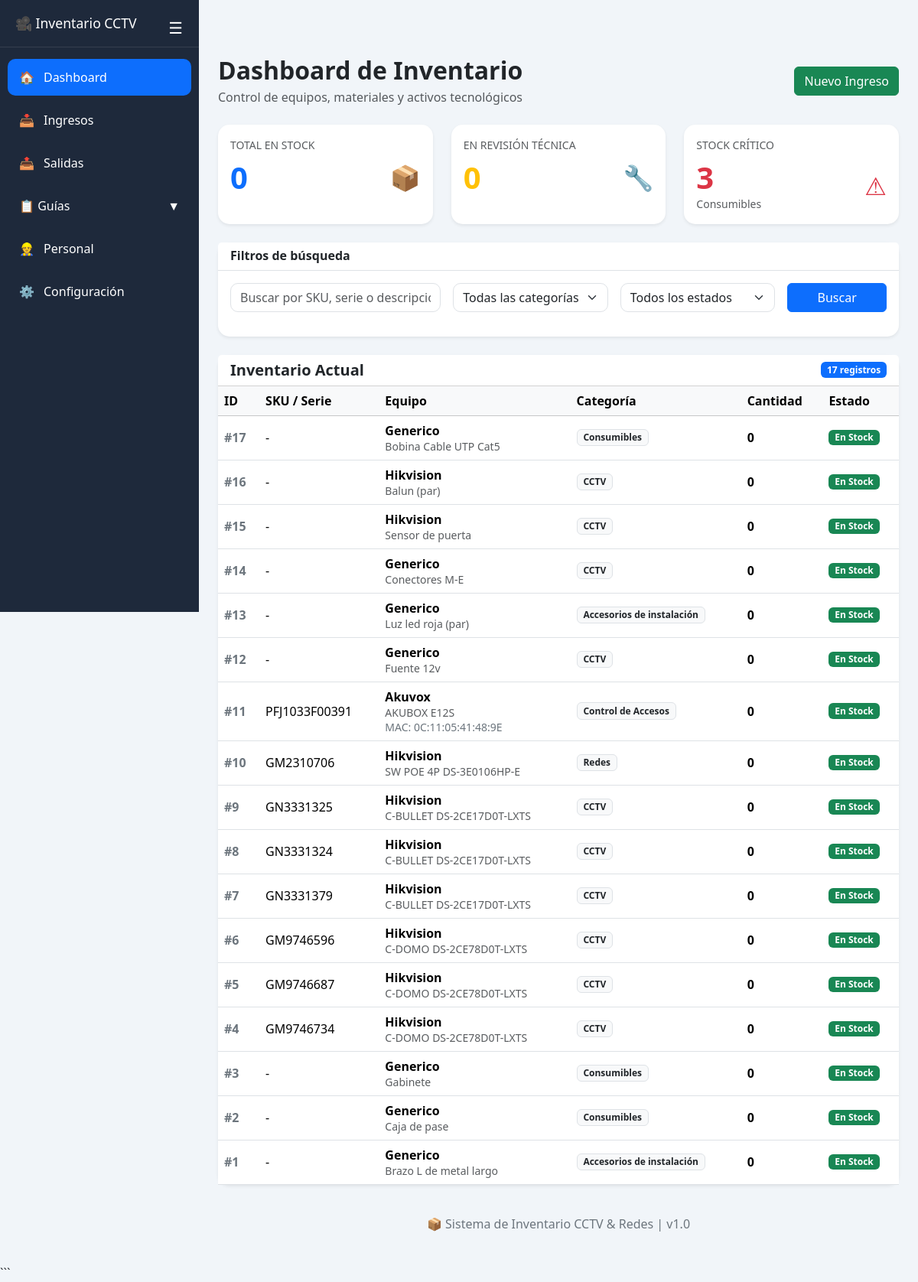
The page / on the database its author committed.
### tables this page shows
CREATE TABLE equipos (
            id INTEGER PRIMARY KEY AUTOINCREMENT,
            categoria TEXT NOT NULL,
            marca TEXT NOT NULL,
            descripcion TEXT NOT NULL,
            sku TEXT,
            mac TEXT,
            estado TEXT NOT NULL DEFAULT 'En Stock',
            cantidad INTEGER NOT NULL DEFAULT 0,
            observaciones TEXT,
            stock_minimo INTEGER NOT NULL DEFAULT 0,
            fecha_creacion TIMESTAMP DEFAULT CURRENT_TIMESTAMP,
            fecha_actualizacion TIMESTAMP
        );

### app.py (the view)
@app.route('/')
def index():
    conn = get_db_connection()
    search_query = request.args.get('q', '')
    categoria_filter = request.args.get('categoria', '')
    estado_filter = request.args.get('estado', '')
    query = 'SELECT * FROM equipos WHERE 1=1'
    params = []
    if search_query:
        query += ' AND (descripcion LIKE ? OR sku LIKE ?)'
        params.extend(['%'+search_query+'%', '%'+search_query+'%'])
    if categoria_filter:
        query += ' AND categoria = ?'
        params.append(categoria_filter)
    if estado_filter:
        query += ' AND estado = ?'
        params.append(estado_filter)
    query += ' ORDER BY id DESC'
    equipos = conn.execute(query, params).fetchall()
    total_stock = conn.execute('SELECT SUM(cantidad) FROM equipos WHERE estado = "En Stock"').fetchone()[0] or 0
    en_revision = conn.execute('SELECT SUM(cantidad) FROM equipos WHERE estado = "En Revisión"').fetchone()[0] or 0
    critico = conn.execute('SELECT COUNT(*) FROM equipos WHERE cantidad <= 5 AND categoria = "Consumibles"').fetchone()[0] or 0
    categorias_db = conn.execute('SELECT nombre FROM categorias ORDER BY nombre').fetchall()
    conn.close()
    return render_template('index.html', equipos=equipos, total_stock=total_stock, en_revision=en_revision, critico=critico, search_query=search_query, categoria_filter=categoria_filter, estado_filter=estado_filter, categorias_db=categorias_db)

### app.py (called while the page is built)
def get_db_connection():
    conn = sqlite3.connect('inventario.db')
    conn.row_factory = sqlite3.Row
    return conn

### templates/index.html (shortened to what this page needs)
{% extends "base.html" %}
{% block content %}
<div class="py-4">
    <div class="d-flex justify-content-between align-items-center mb-4">
        <div>
            <h2 class="fw-bold mb-1">
                Dashboard de Inventario
            </h2>
            <p class="text-muted mb-0">
                Control de equipos, materiales y activos tecnológicos
            </p>
        </div>
        <a href="/ingresos" class="btn btn-success">
            Nuevo Ingreso
        </a>
    </div>
    <div class="row g-4 mb-4">
        <div class="col-lg-4">
            <div class="card h-100 border-0 shadow-sm">
                <div class="card-body">
                    <small class="text-muted text-uppercase">
                        Total en Stock
                    </small>
                    <div class="d-flex justify-content-between align-items-center mt-2">
                        <h1 class="fw-bold text-primary mb-0">
                            {{ total_stock }}
                        </h1>
                        <span class="fs-2 text-primary">
                            📦
                        </span>
                    </div>
                </div>
            </div>
        </div>
        <div class="col-lg-4">
            <div class="card h-100 border-0 shadow-sm">
                <div class="card-body">
                    <small class="text-muted text-uppercase">
                        En Revisión Técnica
                    </small>
                    <div class="d-flex justify-content-between align-items-center mt-2">
                        <h1 class="fw-bold text-warning mb-0">
                            {{ en_revision }}
                        </h1>
                        <span class="fs-2 text-warning">
                            🔧
                        </span>
                    </div>
                </div>
            </div>
        </div>
        <div class="col-lg-4">
            <div class="card h-100 border-0 shadow-sm">
                <div class="card-body">
                    <small class="text-muted text-uppercase">
                        Stock Crítico
                    </small>
                    <div class="d-flex justify-content-between align-items-center mt-2">
                        <div>
                            <h1 class="fw-bold text-danger mb-0">
                                {{ critico }}
                            </h1>
                            <small class="text-muted">
                                Consumibles
                            </small>
                        </div>
                        <span class="fs-2 text-danger">
                            ⚠
                        </span>
                    </div>
                </div>
            </div>
        </div>
    </div>
    <div class="card border-0 shadow-sm mb-4">
        <div class="card-header bg-white border-bottom">
            <h6 class="fw-semibold mb-0">
                Filtros de búsqueda
            </h6>
        </div>
        <div class="card-body">
            <form method="GET" action="/" class="row g-3">
                <div class="col-lg-4">
                    <input type="text"
                        class="form-control"
                        name="q"
                        value="{{ search_query }}"
                        placeholder="Buscar por SKU, serie o descripción">
                </div>
                <div class="col-lg-3">
                    <select class="form-select" name="categoria">
                        <option value="">
                            Todas las categorías
                        </option>
                    </select>
                </div>
                <div class="col-lg-3">
                    <select class="form-select" name="estado">
                        <option value="">
                            Todos los estados
                        </option>
                    </select>
                </div>
                <div class="col-lg-2 d-grid">
                    <button class="btn btn-primary">
                        Buscar
                    </button>
                </div>
            </form>
        </div>
    </div>
    <div class="card border-0 shadow-sm">
        <div class="card-header bg-white d-flex justify-content-between align-items-center">
            <div>
                <h5 class="fw-semibold mb-0">
                    Inventario Actual
                </h5>
            </div>
            <span class="badge bg-primary">
                {{ equipos|length }} registros
            </span>
        </div>
        <div class="card-body p-0">
            <div class="table-responsive">
                <table class="table table-hover align-middle mb-0">
                    <thead class="table-light">
                        <tr>
                            <th>ID</th>
                            <th>SKU / Serie</th>
                            <th>Equipo</th>
                            <th>Categoría</th>
                            <th>Cantidad</th>
                            <th>Estado</th>
                        </tr>
                    </thead>
                    <tbody>
                        {% for equipo in equipos %}
                        <tr>
                            <td class="fw-semibold text-secondary">
                                #{{ equipo.id }}
                            </td>
                            <td>
                                {{ equipo.sku if equipo.sku else '-' }}
                            </td>
                            <td>
                                <div class="fw-semibold">
                                    {{ equipo.marca }}
                                </div>
                                <small class="text-muted">
                                    {{ equipo.descripcion }}
                                </small>
                                {% if equipo.mac %}
                                <br>
                                <small class="text-secondary">
                                    MAC: {{ equipo.mac }}
                                </small>
                                {% endif %}
                            </td>
                            <td>
                                <span class="badge bg-light text-dark border">
                                    {{ equipo.categoria }}
                                </span>
                            </td>
                            <td class="fw-bold">
                                {{ equipo.cantidad }}
                            </td>
                            <td>
                                {% if equipo.estado == 'En Stock' %}
                                <span class="badge bg-success">
                                    {{ equipo.estado }}
                                </span>
                                {% elif equipo.estado == 'En Revisión' %}
                                <span class="badge bg-warning text-dark">
                                    {{ equipo.estado }}
                                </span>
                                {% else %}
                                <span class="badge bg-secondary">
                                    {{ equipo.estado }}
                                </span>
                                {% endif %}
                            </td>
                        </tr>
                        {% endfor %}
                    </tbody>
                </table>
            </div>
        </div>
    </div>
</div>
{% endblock %}

### templates/base.html (style rules this page uses)
:root { --sidebar: #1e293b; --sidebar-hover: #334155; --primary: #0d6efd; --bg: #f1f5f9; }
body { margin: 0; background: var(--bg); font-family: 'Segoe UI', sans-serif; }
.card { border: none; border-radius: 15px; box-shadow: 0 3px 12px rgba(0, 0, 0, .08); }
.form-control, .form-select { border-radius: 10px; }
.table thead { background: #f8fafc; }

### rows shown on the page
equipos: id "17", sku "-", marca "Generico", descripcion "Bobina Cable UTP Cat5", categoria "Consumibles", cantidad "0", estado "En Stock"
equipos: id "16", sku "-", marca "Hikvision", descripcion "Balun (par)", categoria "CCTV", cantidad "0", estado "En Stock"
equipos: id "15", sku "-", marca "Hikvision", descripcion "Sensor de puerta", categoria "CCTV", cantidad "0", estado "En Stock"
equipos: id "14", sku "-", marca "Generico", descripcion "Conectores M-E", categoria "CCTV", cantidad "0", estado "En Stock"
equipos: id "13", sku "-", marca "Generico", descripcion "Luz led roja (par)", categoria "Accesorios de instalación", cantidad "0", estado "En Stock"
equipos: id "12", sku "-", marca "Generico", descripcion "Fuente 12v", categoria "CCTV", cantidad "0", estado "En Stock"
equipos: id "11", sku "PFJ1033F00391", marca "Akuvox", descripcion "AKUBOX E12S", mac "0C:11:05:41:48:9E", categoria "Control de Accesos", cantidad "0", estado "En Stock"
equipos: id "10", sku "GM2310706", marca "Hikvision", descripcion "SW POE 4P DS-3E0106HP-E", categoria "Redes", cantidad "0", estado "En Stock"
equipos: id "9", sku "GN3331325", marca "Hikvision", descripcion "C-BULLET DS-2CE17D0T-LXTS", categoria "CCTV", cantidad "0", estado "En Stock"
equipos: id "8", sku "GN3331324", marca "Hikvision", descripcion "C-BULLET DS-2CE17D0T-LXTS", categoria "CCTV", cantidad "0", estado "En Stock"
equipos: id "7", sku "GN3331379", marca "Hikvision", descripcion "C-BULLET DS-2CE17D0T-LXTS", categoria "CCTV", cantidad "0", estado "En Stock"
equipos: id "6", sku "GM9746596", marca "Hikvision", descripcion "C-DOMO DS-2CE78D0T-LXTS", categoria "CCTV", cantidad "0", estado "En Stock"
equipos: id "5", sku "GM9746687", marca "Hikvision", descripcion "C-DOMO DS-2CE78D0T-LXTS", categoria "CCTV", cantidad "0", estado "En Stock"
equipos: id "4", sku "GM9746734", marca "Hikvision", descripcion "C-DOMO DS-2CE78D0T-LXTS", categoria "CCTV", cantidad "0", estado "En Stock"
equipos: id "3", sku "-", marca "Generico", descripcion "Gabinete", categoria "Consumibles", cantidad "0", estado "En Stock"
equipos: id "2", sku "-", marca "Generico", descripcion "Caja de pase", categoria "Consumibles", cantidad "0", estado "En Stock"
equipos: id "1", sku "-", marca "Generico", descripcion "Brazo L de metal largo", categoria "Accesorios de instalación", cantidad "0", estado "En Stock"

### other values the page prints
{{ total_stock }} "0"
{{ en_revision }} "0"
{{ critico }} "3"
{{ equipos|length }} "17"
